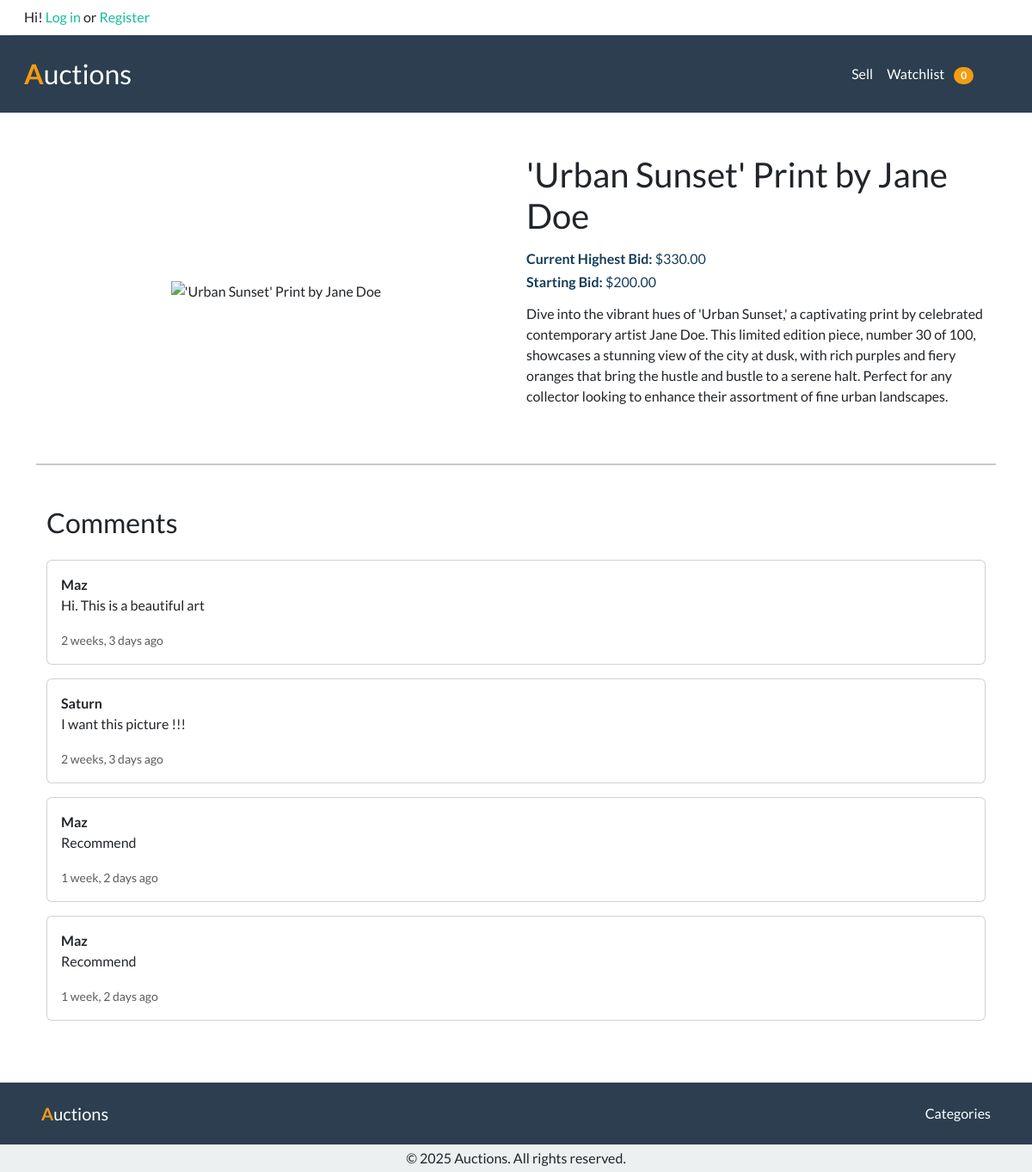
The app's page /listing/1/ with its own data.
### auctions/models.py (models this page shows)
class Listing(models.Model):
    title = models.CharField(max_length=255)
    description = models.TextField()
    starting_bid = models.DecimalField(max_digits=8, decimal_places=2)
    image_url = models.URLField(blank=True)
    category = models.ForeignKey(Category, on_delete=models.SET_NULL, null=True, blank=True, related_name="listings")
    created_at = models.DateTimeField(auto_now_add=True)
    owner = models.ForeignKey(User, on_delete=models.CASCADE, related_name="listings")
    status = models.CharField(choices=LISTING_STATUS, default='active', max_length=10)

class Bid(models.Model):
    amount = models.DecimalField(max_digits=8, decimal_places=2)
    listing = models.ForeignKey(Listing, on_delete=models.CASCADE, related_name="bids")
    user = models.ForeignKey(User, on_delete=models.CASCADE, related_name="bids")
    created_at = models.DateTimeField(auto_now_add=True)

class Comment(models.Model):
    content = models.TextField()
    listing = models.ForeignKey(Listing, on_delete=models.CASCADE, related_name="comments")
    user = models.ForeignKey(User, on_delete=models.CASCADE, related_name="comments")
    created_at = models.DateTimeField(auto_now_add=True)

class User(AbstractUser):
    pass

### auctions/views.py (the view, shortened to what this page needs)
# urls.py: path('listing/<int:listing_id>/', views.listing_detail, name='listing_detail'),
def listing_detail(request, listing_id):
    listing = get_object_or_404(Listing, pk=listing_id)
    on_watchlist = Watchlist.objects.filter(user=request.user, listing=listing).exists() if request.user.is_authenticated else False
    comments = Comment.objects.filter(listing=listing)
    comment_form = CommentForm(request.POST or None)
    current_bid = Bid.objects.filter(listing=listing).order_by('-amount').first()
    bid_form = BidForm(request.POST or None)
    message = None
    winner = None
    if listing.status == 'closed' and request.user.is_authenticated:
        highest_bid = Bid.objects.filter(listing=listing).order_by('-amount').first()
        if highest_bid and highest_bid.user == request.user:
            winner = request.user
    return render(request, 'auctions/listing_detail.html', {
        'listing': listing,
        'on_watchlist': on_watchlist,
        'comment_form': comment_form,
        'comments': comments,
        'current_bid': current_bid,
        'bid_form': bid_form if listing.status == 'active' else None,
        'message': message,
        'winner': winner,
    })

### auctions/views.py (called while the page is built)
def watchlist_count(request):
    count = 0
    if request.user.is_authenticated:
        count = Watchlist.objects.filter(user=request.user).count()
    return {'watchlist_count': count}

### auctions/templates/auctions/listing_detail.html (shortened to what this page needs)
{% extends 'auctions/layout.html' %} {% load static %} {% block body %}
<section>
  <div class="container mt-5">
    <div class="row">
      <div class="col-md-6 mb-4">
        <div class="card" style="border: none">
          <div
            class="card-img-top"
            style="
              height: 20rem;
              overflow: hidden;
              display: flex;
              justify-content: center;
              align-items: center;
            "
          >
            {% if listing.image_url %}
            <img
              src="{{ listing.image_url }}"
              class="img-fluid"
              style="max-width: 100%; max-height: 100%; object-fit: contain"
              alt="{{ listing.title }}"
            />
            {% endif %}
          </div>
        </div>
      </div>
      <div class="col-md-6">
        <div class="mb-3">
          <h2>{{ listing.title }}</h2>
        </div>
        <p class="h6 text-info-emphasis">
          <strong>Current Highest Bid:</strong>
          {% if current_bid %} ${{ current_bid.amount }} {% else %} No bids yet.
          {% endif %}
        </p>
        <div>
          <div class="mb-3">
            <p class="h6 text-info-emphasis me-2">
              <strong>Starting Bid:</strong> ${{ listing.starting_bid }}
            </p>
          </div>
        </div>
        <div class="mb-4">
          <p>{{ listing.description }}</p>
        </div>
      </div>
    </div>
  </div>
</section>
<hr class="border-2" />
<section class="container mt-5">
  <div class="mb-4">
    <div class="d-flex gap-3">
      <div class="flex-grow-1">
        <h3 class="mb-4">Comments</h3>
        <div class="mb-4">
          {% for comment in comments %}
          <div class="card mb-3">
            <div class="card-body">
              <strong class="card-title">{{ comment.user.username }}</strong>
              <p class="card-text">{{ comment.content }}</p>
              <small class="text-muted"
                >{{ comment.created_at|timesince }} ago</small
              >
            </div>
          </div>
          {% empty %}
          <div class="text-muted">No comments yet.</div>
          {% endfor %}
        </div>
      </div>
    </div>
  </div>
</section>
{% endblock %}

### records on screen
Listing: title "'Urban Sunset' Print by Jane Doe", starting_bid "200.00", description "Dive into the vibrant hues of 'Urban Sunset,' a captivating print by celebrated contemporary artist Jane Doe. This limited edition piece, number 30 of 100, showcases a stunning view of the city at dusk, with rich purples and fiery oranges that bring the hustle and bustle to a serene halt. Perfect for any collector looking to enhance their assortment of fine urban landscapes."
Bid: amount "330.00"
Comment: user.username "Maz", content "Hi. This is a beautiful art", created_at "2 weeks, 3 days"
Comment: user.username "Saturn", content "I want this picture !!!", created_at "2 weeks, 3 days"
Comment: user.username "Maz", content "Recommend", created_at "1 week, 2 days"
Comment: user.username "Maz", content "Recommend", created_at "1 week, 2 days"

### other values on screen
{{ watchlist_count }} "0"
